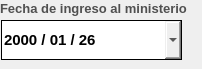
                     <widget class="QWidget" name="editar_fecha_ministerio">
                      <widget class="QLabel" name="label_fecha_de_ingreso_del_minis">
                       <property name="geometry">
                        <rect>
                         <x>0</x>
                         <y>0</y>
                         <width>193</width>
                         <height>16</height>
                        </rect>
                       </property>
                       <property name="maximumSize">
                        <size>
                         <width>16777215</width>
                         <height>40</height>
                        </size>
                       </property>
                       <property name="font">
                        <font>
                         <family>Arial</family>
                         <pointsize>10</pointsize>
                         <weight>75</weight>
                         <bold>true</bold>
                        </font>
                       </property>
                       <property name="styleSheet">
                        <string notr="true">QLabel{
	
	color: rgb(80, 80, 80);

	border-color: #ffffff;


}
</string>
                       </property>
                       <property name="text">
                        <string>Fecha de ingreso al ministerio</string>
                       </property>
                       <property name="scaledContents">
                        <bool>false</bool>
                       </property>
                      </widget>
                      <widget class="QLabel" name="label_2">
                       <property name="geometry">
                        <rect>
                         <x>11</x>
                         <y>17</y>
                         <width>101</width>
                         <height>16</height>
                        </rect>
                       </property>
                       <property name="styleSheet">
                        <string notr="true"/>
                       </property>
                       <property name="text">
                        <string>Año    / Mes / Dia</string>
                       </property>
                      </widget>
                      <widget class="QDateEdit" name="dateedit_fecha_ingreso_ministerio">
                       <property name="geometry">
                        <rect>
                         <x>1</x>
                         <y>20</y>
                         <width>181</width>
                         <height>40</height>
                        </rect>
                       </property>
                       <property name="minimumSize">
                        <size>
                         <width>0</width>
                         <height>40</height>
                        </size>
                       </property>
                       <property name="font">
                        <font>
                         <family>Arial</family>
                         <pointsize>11</pointsize>
                         <weight>75</weight>
                         <italic>false</italic>
                         <bold>true</bold>
                        </font>
                       </property>
                       <property name="toolTip">
                        <string>Año/Mes/Dia</string>
                       </property>
                       <property name="styleSheet">
                        <string notr="true">border:1px solid black;</string>
                       </property>
                       <property name="wrapping">
                        <bool>false</bool>
                       </property>
                       <property name="frame">
                        <bool>true</bool>
                       </property>
                       <property name="accelerated">
                        <bool>true</bool>
                       </property>
                       <property name="keyboardTracking">
                        <bool>true</bool>
                       </property>
                       <property name="showGroupSeparator" stdset="0">
                        <bool>true</bool>
                       </property>
                       <property name="currentSection">
                        <enum>QDateTimeEdit::YearSection</enum>
                       </property>
                       <property name="displayFormat">
                        <string>yyyy / MM / dd</string>
                       </property>
                       <property name="calendarPopup">
                        <bool>true</bool>
                       </property>
                       <property name="currentSectionIndex">
                        <number>0</number>
                       </property>
                       <property name="date">
                        <date>
                         <year>2000</year>
                         <month>1</month>
                         <day>26</day>
                        </date>
                       </property>
                      </widget>
                     </widget>
